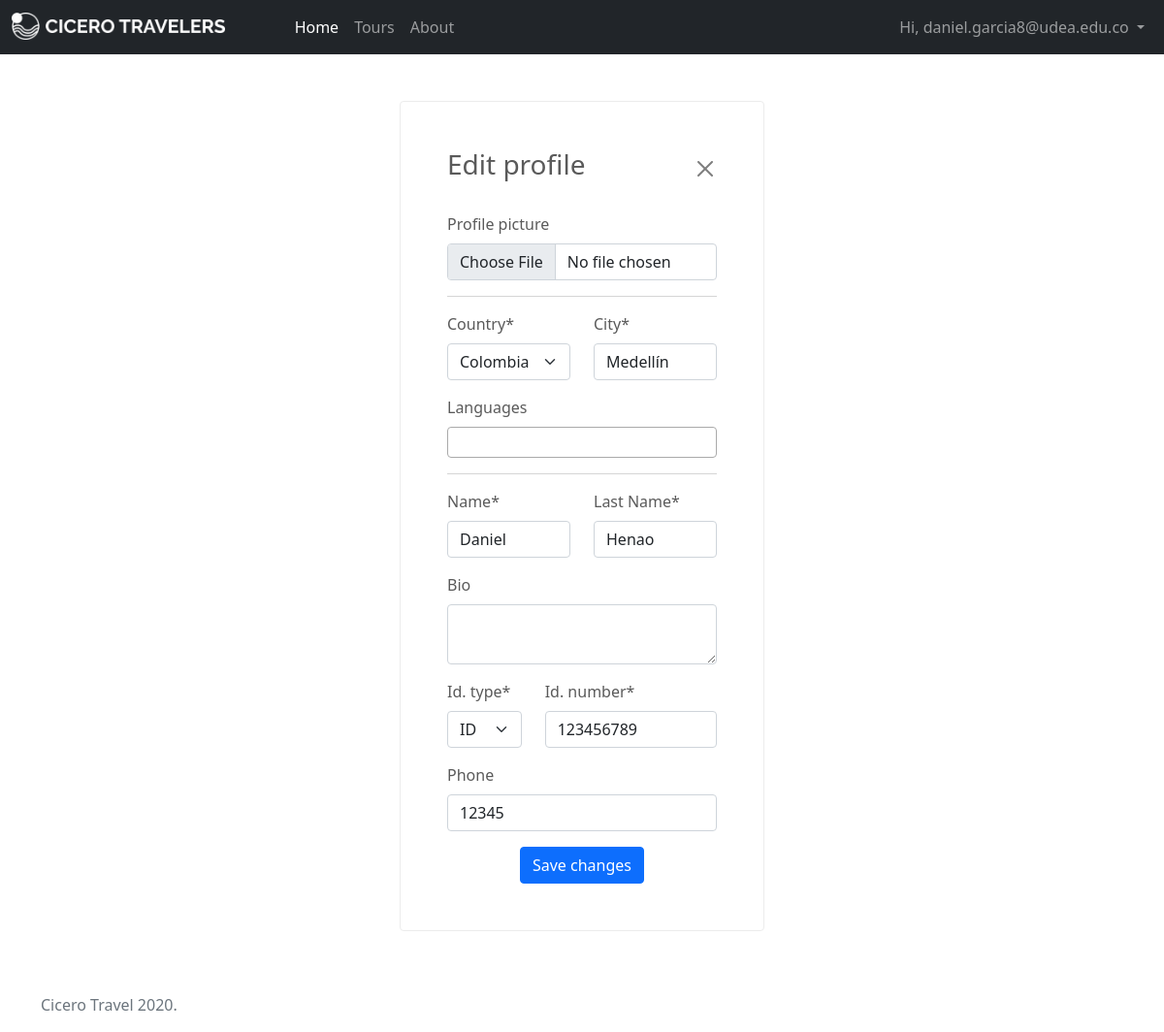
Screenshot of /users/2/edit (signed in) with the database file from the repository.
### ciceropage/models/users.py (models this page shows, shortened)
class User(UserMixin, db.Model):
    __tablename__ = 'users'
    user_id = db.Column(db.Integer, primary_key=True)
    email = db.Column(db.String(64), unique=True, index=True)
    password = db.Column(db.String(200))  # this is a hashed password
    type = db.Column(db.String(100), default='tourist')
    is_active = db.Column(db.Boolean, default=False)
    joined_on = db.Column(db.DateTime, default=datetime.utcnow())
    profile = db.relationship('Profile', uselist=False, back_populates="user")
    tours = db.relationship('Tour', back_populates="author")
    reviews = db.relationship('Review', back_populates="user")
    languages = db.relationship('UserLanguage')
    favorites = db.relationship('Favorite')

### ciceropage/models/profiles.py (models this page shows)
class Profile(db.Model):
    __tablename__ = 'profiles'
    user_id = db.Column(db.Integer, db.ForeignKey(User.user_id), primary_key=True)
    picture = db.Column(db.Text)
    city = db.Column(db.Text)
    name = db.Column(db.Text, nullable=False)
    last_name = db.Column(db.Text, nullable=False)
    bio = db.Column(db.Text)
    identification_type = db.Column(db.String(10), nullable=False)
    identification_number = db.Column(db.String(20), nullable=False)
    phone = db.Column(db.String(14))
    country_id = db.Column(db.Integer, db.ForeignKey(Country.country_id))
    user = db.relationship(User, back_populates="profile")
    country = db.relationship(Country)

### ciceropage/views/users.py (the view, shortened to what this page needs)
@users.route('/<int:user_id>/edit', methods=['GET', 'POST'])
@login_required
def edit(user_id):
    user = User.query.get_or_404(current_user.user_id)
    if current_user.user_id != user_id:
        abort(403)
    form = ProfileForm()
    form.name.data = user.profile.name
    form.last_name.data = user.profile.last_name
    form.bio.data = user.profile.bio
    form.identification_type.data = user.profile.identification_type
    form.identification_number.data = user.profile.identification_number
    form.phone.data = user.profile.phone
    countries = Country.query.all()
    form.country.choices = [(country.country_id, country.name) for country in countries] if countries else [
        ('0', 'Select')
    ]
    form.country.data = str(user.profile.country_id)
    form.city.data = user.profile.city
    form.languages.choices = [(language.language_id, language.name) for language in Language.query.all()]
    user_languages = UserLanguage.query.filter_by(user_id=user.user_id)
    form.languages.data = [user_language.language_id for user_language in user_languages]
    return render_template('pages/users/edit.html', form=form)

### ciceropage/forms/users.py
class ProfileForm(FlaskForm):
    LANGUAGE_CHOICES = [
        ('-1', 'Select languages')
    ]
    country = SelectField('Country', validate_choice=False)
    city = StringField('City', validators=[DataRequired()])
    picture = FileField('Profile picture', validators=[FileAllowed(['jpg', 'png'])])
    languages = SelectMultipleField('Languages', choices=LANGUAGE_CHOICES, coerce=int)
    name = StringField('Name', validators=[DataRequired()])
    last_name = StringField('Last Name', validators=[DataRequired()])
    bio = TextAreaField('Bio')
    identification_type = SelectField('Id. type', choices=IDENTIFICATION_TYPE_CHOICES, validators=[DataRequired()])
    identification_number = StringField('Id. number', validators=[DataRequired()])
    phone = StringField('Phone')
    submit = SubmitField('Save changes')

### app.py (called while the page is built)
@login_manager.user_loader
def load_user(user_id):
    return User.query.get(user_id)

### templates/pages/users/edit.html (shortened to what this page needs)
{% extends 'layout/base.html' %}
{% block content %}
<div class="container-fluid">
    <div class="row min-vh-100">
        <div class="col-sm-8 offset-sm-2 col-md-6 offset-md-3 col-lg-4 offset-lg-4 d-flex align-items-center py-5">
            <div id="signup-container" class="p-5 w-100">
                <div class="d-flex align-items-center justify-content-between mb-4">
                    <h1 class="h3">Edit profile</h1>
                    <button class="btn-close" aria-label="Close" onclick="goToProfile()"></button>
                </div>
                <form method="post" action="" enctype="multipart/form-data">
                      <div class="mb-3">
                        {{ form.picture.label(class_="form-label" ) }}
                        {{ form.picture(class_="form-control") }}
                    </div>
                    <hr />
                    <div class="row mb-3">
                        <div class="col-12 col-lg-6 mb-3 mb-lg-0">
                            {{ form.country.label(class_="form-label" ) }}*
                            {{ form.country(class_="form-select", id="countryList") }}
                        </div>
                        <div class="col-12 col-lg-6">
                            {{ form.city.label(class_="form-label" ) }}*
                            {{ form.city(class_="form-control", id="cityList") }}
                        </div>
                    </div>
                    <div class="mb-3">
                        {{ form.languages.label(class_="form-label" ) }}
                    </div>
                    <hr />
                    <div class="row mb-3">
                        <div class="col-12 col-lg-6 mb-3 mb-lg-0">
                            {{ form.name.label(class_="form-label" )  }}*
                            {{ form.name(class_="form-control") }}
                        </div>
                        <div class="col-12 col-lg-6">
                            {{ form.last_name.label(class_="form-label" ) }}*
                            {{ form.last_name(class_="form-control") }}
                        </div>
                    </div>
                    <div class="mb-3">
                        {{ form.bio.label(class_="form-label" ) }}
                        {{ form.bio(class_="form-control") }}
                    </div>
                    <div class="row mb-3">
                        <div class="col-12 col-lg-4 mb-3 mb-lg-0">
                            {{ form.identification_type.label(class_="form-label" ) }}*
                            {{ form.identification_type(class_="form-select") }}
                        </div>
                        <div class="col-12 col-lg-8">
                            {{ form.identification_number.label(class_="form-label" ) }}*
                            {{ form.identification_number(class_="form-control") }}
                        </div>
                    </div>
                    <div class="mb-3">
                        {{ form.phone.label(class_="form-label" ) }}
                        {{ form.phone(class_="form-control") }}
                    </div>
                    <div class="text-center">
                        {{ form.submit(class_="btn btn-primary") }}
                    </div>
                </form>
            </div>
        </div>
    </div>
</div>
{% endblock %}

### templates/sections/nav.html (shortened to what this page needs)
<nav class="navbar navbar-expand-md navbar-dark bg-dark">
    <div class="container-fluid">
        <a class="navbar-brand" href="{{ url_for('home.index') }}">
                  <img src="{{ url_for('static', filename='images/cicero_white.png') }}" alt="" width="auto" height="28" class="d-inline-block align-top">
        </a>
        <div class="collapse navbar-collapse" id="navbarNavAltMarkup">
          <div class="navbar-nav ms-5 me-auto">
              <a class="nav-link active" aria-current="page" href="{{ url_for('home.index') }}">Home</a>
              <a class="nav-link" href="{{ url_for('tours.list_all') }}">Tours</a>
              <a class="nav-link" href="{{ url_for('pages.about') }}">About</a>
          </div>
          <div class="navbar-nav">
              {% if current_user.is_authenticated %}
              <div class="nav-item dropdown ms-2">
                  <a class="nav-link dropdown-toggle" href="#" role="button" data-bs-toggle="dropdown" aria-expanded="false">
                      Hi, {{ current_user.email }}
                  </a>
              </div>
              {% else %}
              <a class="nav-link" href="{{ url_for('signup.sign_up') }}">Sign up</a>
              <a class="nav-link">
                  <a class="btn btn-outline-light" role="button" href="{{ url_for('auth.login') }}">Log in</a>
              </a>
              {% endif %}
          </div>
        </div>
    </div>
</nav>

### static/css/custom.css (style rules this page uses)
html { min-height: 100%; }
body { min-height: 100vh; }

### static/css/signup.css (style rules this page uses)
#signup-container { border: 1px solid #ececec; border-radius: 4px; }

### static/css/homepage.css (style rules this page uses)
body { color: #5a5a5a; }

### rows the page displays
User: email "daniel.garcia8@udea.edu.co"
Profile: country "Colombia", city "Medellín", name "Daniel", last_name "Henao", identification_type "ID", identification_number "123456789", phone "12345"
